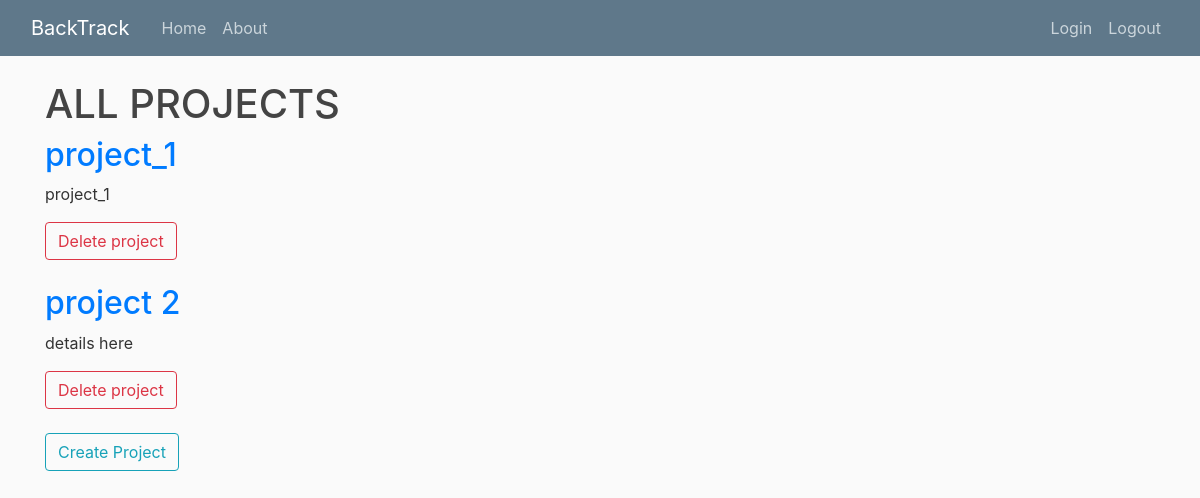
The page / on the database its author committed.
### project/models.py (models this page shows, shortened)
class Project(models.Model):
	title = models.CharField(max_length=20, unique=True)
	details = models.TextField()
	slug = models.SlugField(unique=True, default="")
	duration = models.IntegerField("Sprint Duration(week)", default=2)

### project/views.py (the view)
# urls.py: path('', ProjectListView.as_view(), name='project-home'),
class ProjectListView(ListView):
	model = Project
	template_name = 'project/home.html'
	context_object_name = 'projects'

### templates/project/home.html (shortened to what this page needs)
{% extends "base_noSidebar.html" %}
{% block content %}
<h1>ALL PROJECTS</h1>
{% for project in projects %}
	<h2><a href="{% url 'productBacklog-home' project.slug %}">{{ project.title }}</a></h2>
	<p align="justify">{{ project.details }}</p>
	<a class="btn btn-outline-danger" href="{% url 'project-delete' project.slug %}">Delete project</a>
	<br/>
	<br/>
{% endfor %}
<a class="btn btn-outline-info" href="{% url 'project-create' %}">Create Project</a>
{% endblock content %}

### productBacklog/static/PBI/main.css (style rules this page uses)
body { background: #fafafa; color: #333333; margin-top: 5rem; }
h1, h2, h3, h4, h5, h6 { color: #444444; }

### rows shown on the page
Project: title "project_1", details "project_1"
Project: title "project 2", details "details here"
